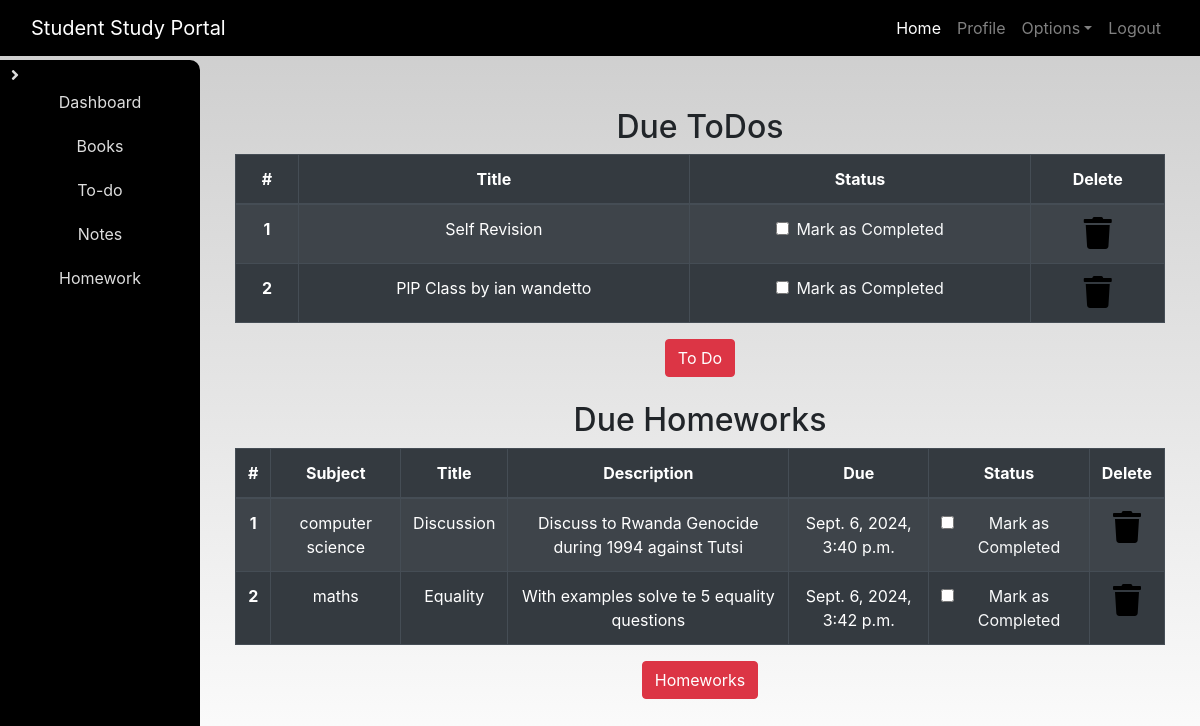
/profile/ (signed in), run on the app's committed database.
### dashboard/models.py (models this page shows, shortened)
class Todo(models.Model):
    user = models.ForeignKey(User, on_delete=models.CASCADE)
    title = models.CharField(max_length=100)
    is_finished = models.BooleanField(default=False)
    day = models.DateField(default=date.today)  # Default to today's date
    place = models.CharField(max_length=100, default='Unknown')  # Default value for new field
    time = models.TimeField(default=time(0, 0))  # Default to midnight

class Homework(models.Model):
    user = models.ForeignKey(User, on_delete=models.CASCADE)
    subject = models.CharField(max_length=50)
    title = models.CharField(max_length=100)
    description = models.TextField()
    due = models.DateTimeField()
    is_finished = models.BooleanField(default=False)  # Corrected the typo

### dashboard/views.py (the view)
# urls.py: path('profile/', dash_views.profile, name='profile'),
@login_required
def profile(request):
    homeworks=Homework.objects.filter(is_finished=False,user=request.user)
    todos=Todo.objects.filter(is_finished=False,user=request.user)
    if len(homeworks)==0:
        homework_done=True
    else:
        homework_done=False
    if len(todos)==0:
       todos_done=True
    else:
       todos_done=False
    context={
        'homeworks':homeworks,
        'todos':todos,
       'homework_done':homework_done,
       'todos_done':todos_done,
    }
    return render(request,'dashboard/profile.html',context)

### dashboard/templates/dashboard/profile.html
{% extends 'dashboard/base.html' %}
{% load static %}
{% load crispy_forms_tags %}
{% block content %}
<section class="text-center">
    <div class="container">
        {% if not todos_done %}
            <h2>Due ToDos</h2>
            <table class="table table-striped table-bordered table-hover table-dark">
                <thead>
                    <tr>
                        <th scope="col">#</th>
                        <th scope="col">Title</th>
                        <th scope="col">Status</th>
                        <th scope="col">Delete</th>
                    </tr>
                </thead>
                <tbody>
                    {% for todo in todos %}
                        <tr>
                            <th scope="row">{{ forloop.counter }}</th>
                            <td>{{ todo.title }}</td>
                            <td>
                                <a href="{% url 'update_todo' todo.id %}">
                                    <div class="form-check">
                                        {% if todo.is_finished %}
                                            <input class="form-check-input" type="checkbox" value="" checked>
                                        {% else %}
                                            <input class="form-check-input" type="checkbox" value="">
                                        {% endif %}
                                        <label class="form-check-label text-light" for="flexCheckDefault">
                                            Mark as Completed
                                        </label>
                                    </div>
                                </a>
                            </td>
                            <td><a href="{% url 'delete_todo' todo.id %}"><i class="fa fa-trash fa-2x"></i></a></td>
                        </tr>
                    {% endfor %}
                </tbody>
            </table>
        {% else %}
            <h3>All To-dos are completed!!!!</h3>
        {% endif %}
        <a href="{% url 'todo' %}" class="btn btn-danger">To Do</a>
        <br><br>
        {% if not homework_done %}
            <h2>Due Homeworks</h2>
            <table class="table table-striped table-bordered table-hover table-dark">
                <thead>
                    <tr>
                        <th scope="col">#</th>
                        <th scope="col">Subject</th>
                        <th scope="col">Title</th>
                        <th scope="col">Description</th>
                        <th scope="col">Due</th>
                        <th scope="col">Status</th>
                        <th scope="col">Delete</th>
                    </tr>
                </thead>
                <tbody>
                    {% for homework in homeworks %}
                        <tr>
                            <th scope="row">{{ forloop.counter }}</th>
                            <td>{{ homework.subject }}</td>
                            <td>{{ homework.title }}</td>
                            <td>{{ homework.description }}</td>
                            <td>{{ homework.due }}</td>
                            <td>
                                <a href="{% url 'update_homework' homework.id %}">
                                    <div class="form-check">
                                        {% if homework.is_finished %}
                                            <input class="form-check-input" type="checkbox" value="" checked>
                                        {% else %}
                                            <input class="form-check-input" type="checkbox" value="">
                                        {% endif %}
                                        <label class="form-check-label text-light" for="flexCheckDefault">
                                            Mark as Completed
                                        </label>
                                    </div>
                                </a>
                            </td>
                            <td><a href="{% url 'delete_homework' homework.id %}"><i class="fa fa-trash fa-2x"></i></a></td>
                        </tr>
                    {% endfor %}
                </tbody>
            </table>
        {% else %}
            <h3>All Homeworks are completed!!!!</h3>
        {% endif %}
        <a href="{% url 'homework' %}" class="btn btn-danger">Homeworks</a>
    </div>
</section>
{% endblock content %}

### static/css/main.css (style rules this page uses)
html { scroll-behavior: smooth; height: 100%; width: 100%; }
a { text-decoration: none !important; color: black; }
html, body { max-width: 100%; overflow-x: hidden; height: 100%; width: 100%; }
body { background: linear-gradient(rgba(0, 0, 0, 0.2), rgba(255, 255, 255, 0.5)); overflow-x: hidden; background-repeat: no-repeat; }
.fa { color: black; }

### data on the page
Todo: title "Self Revision"
Todo: title "PlP Class by ian wandetto"
Homework: subject "computer science", title "Discussion", description "Discuss to Rwanda Genocide during 1994 against Tutsi", due "Sept. 6, 2024, 3:40 p.m."
Homework: subject "maths", title "Equality", description "With examples solve te 5 equality questions", due "Sept. 6, 2024, 3:42 p.m."
